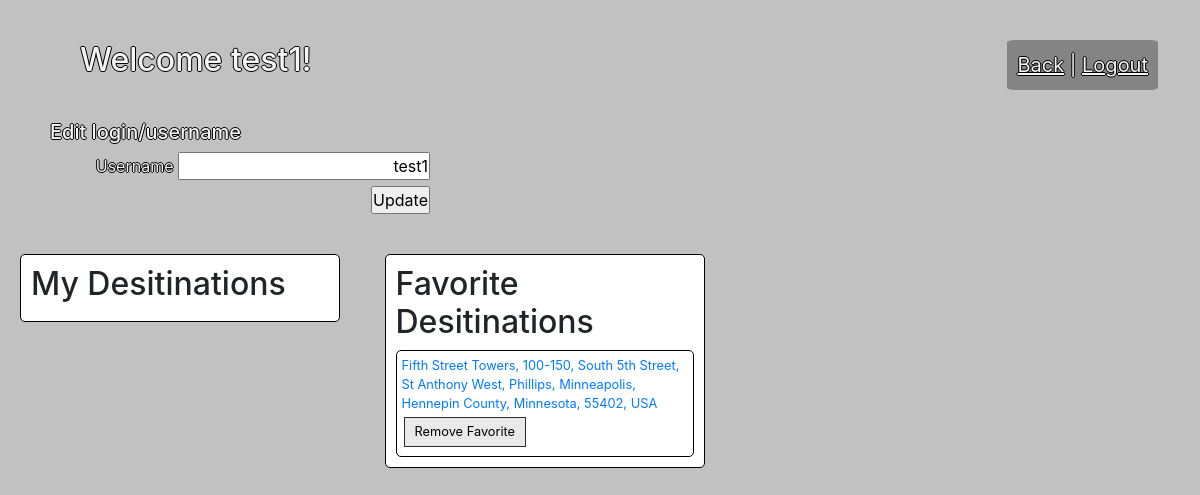
Screenshot of /users/1/account_page (signed in) with the database file from the repository.
### server/models/users.py (models this page shows, shortened)
class User(db.Model):
    __tablename__ = 'users'
    id = db.Column(db.Integer, primary_key=True)
    username = db.Column(db.String(255), nullable=False)
    pw_hash = db.Column(db.String(255), nullable=False)
    created_at = db.Column(
        db.DateTime, server_default=func.now()
    )
    updated_at = db.Column(
        db.DateTime, server_default=func.now(), onupdate=func.now()
    )
    locations_this_user_likes = db.relationship('Location', secondary=likes_table, cascade='all')

### server/models/locations.py (models this page shows, shortened)
class Location(db.Model):
    __tablename__ = 'locations'
    id = db.Column(db.Integer, primary_key=True)
    user_id = db.Column(
        db.Integer, db.ForeignKey("users.id"), nullable=False
    )
    address = db.Column(db.String(255), nullable=False)
    created_at = db.Column(
        db.DateTime, server_default=func.now()
    )
    updated_at = db.Column(
        db.DateTime, server_default=func.now(), onupdate=func.now()
    )
    user=db.relationship(
        'User', foreign_keys=[user_id], backref=db.backref(
            "locations", cascade="all, delete-orphan"
            )
    )
    users_who_like_this_location = db.relationship('User', secondary=likes_table, cascade='all')

### server/controllers/users.py (the view)
def account_page(user_id):
    current_user = User.query.get(session['user_id'])
    user = User.query.get(user_id)
    if current_user.id == user.id:
        locations = Location.query.filter_by(user_id=current_user.id)
        return render_template('account_page.html', current_user=current_user, user=user, locations=locations)
    return redirect(url_for('dashboard'))

### client/templates/account_page.html (shortened to what this page needs)
{% extends './layout.html' %}
{% block body %}
<div class="wrapper">
  {% if 'user_id' in session %}
    <div class='header'>
      <h2>Welcome {{user['username']}}!</h2>
      <div class="header_right">
        <a href="{{url_for('dashboard')}}">Back</a>  |
        <a href="{{url_for('users:logout')}}">Logout</a>
      </div><br>
    </div>
  {% endif %}
  <div class='edit_form'>
    {% if current_user.id == user.id %}
      <h5>Edit login/username</h5>
      <form action="editing" method="post">
        <label for="username">Username</label>
        <input type="text" name="username" value="{{user['username']}}" required><br>
        <input type="submit" value="Update">
      </form>
    {% endif %}
  </div>
  <div class="location_list">
    <h2>My Desitinations</h2>
  </div>
  <div class="liked_location_list">
    <h2>Favorite Desitinations</h2>
      {% for location in user.locations_this_user_likes %}
          <div class="location">
              <a href="{{url_for('dashboard')}}">
              {{location['address']}}</a><br>
              <a href="{{url_for('locations:remove_like', location_id=location.id)}}" class='button'>Remove Favorite</a>
          </div>
      {% endfor %}
  </div>
</div>
{% endblock %}

### client/static/css/main.css (style rules this page uses)
* { margin: 0; padding: 0; }
.wrapper { width: 100%; min-height: 100vh; margin: 0px; background-color: rgba(168, 168, 168, 0.712); }
.header { margin: 0px 10px; padding: 10px; display: flex; align-items: center; width: 99%; height: 100px; font-size: 1.25em; }
.header_right { align-self: flex-end; margin-left: auto; margin-right: 30px; padding: 10px; background-color: rgba(94, 94, 94, 0.616); color: whitesmoke; text-shadow: -1px 0 black, 0 1px black, 1px 0 black, 0 -1px black; border-radius: 5%; }
.header_right a { vertical-align: top; color: whitesmoke; text-shadow: -1px 0 black, 0 1px black, 1px 0 black, 0 -1px black; text-decoration: underline; }
.header h2 { margin: 30px 10px 10px 60px; color: whitesmoke; text-shadow: -1px 0 black, 0 1px black, 1px 0 black, 0 -1px black; }
.button { background-color: #e9e9e9; color: black; padding: 4px 10px; text-align: center; text-decoration: none; display: inline-block; border: solid rgb(43, 43, 43) 1px; margin: 4px 2px; }
.edit_form { width: 400px; margin: 10px; margin-left: 40px; padding: 10px; border-radius: 5%; color: whitesmoke; text-shadow: -1px 0 black, 0 1px black, 1px 0 black, 0 -1px black; }
.edit_form form { margin: 0px auto; text-align-last: right; color: whitesmoke; text-shadow: -1px 0 black, 0 1px black, 1px 0 black, 0 -1px black; }
.location_list { margin: 20px; padding: 10px; width: 320px; border: 1px solid black; border-radius: 5px; background-color: white; display: inline-block; vertical-align: top; }
.liked_location_list { margin: 20px; padding: 10px; width: 320px; border: 1px solid black; border-radius: 5px; background-color: white; display: inline-block; vertical-align: top; }
.location { border: 1px solid black; border-radius: 5px; padding: 5px; font-size: .8em; }

### rows the page displays
User: username "test1"
Location: address "Fifth Street Towers, 100-150, South 5th Street, St Anthony West, Phillips, Minneapolis, Hennepin County, Minnesota, 55402, USA"
